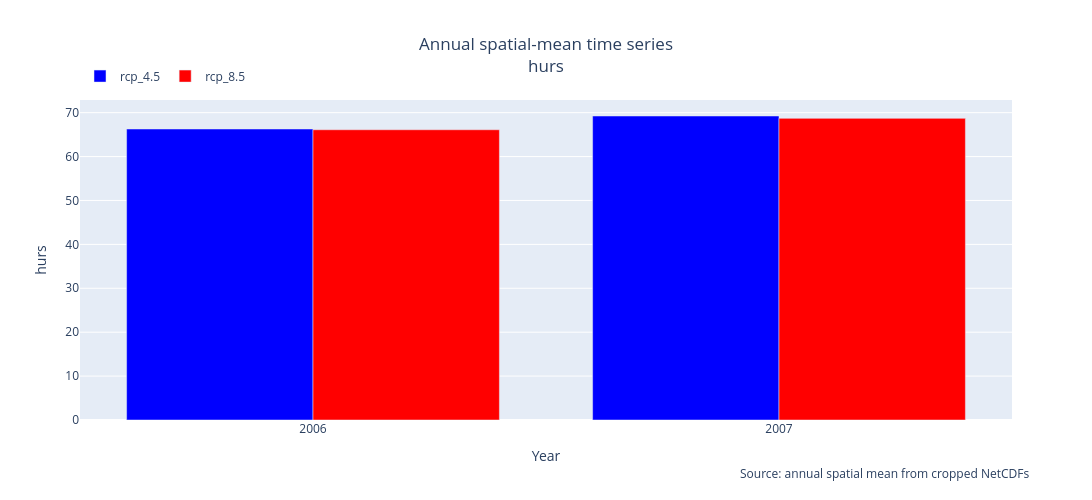
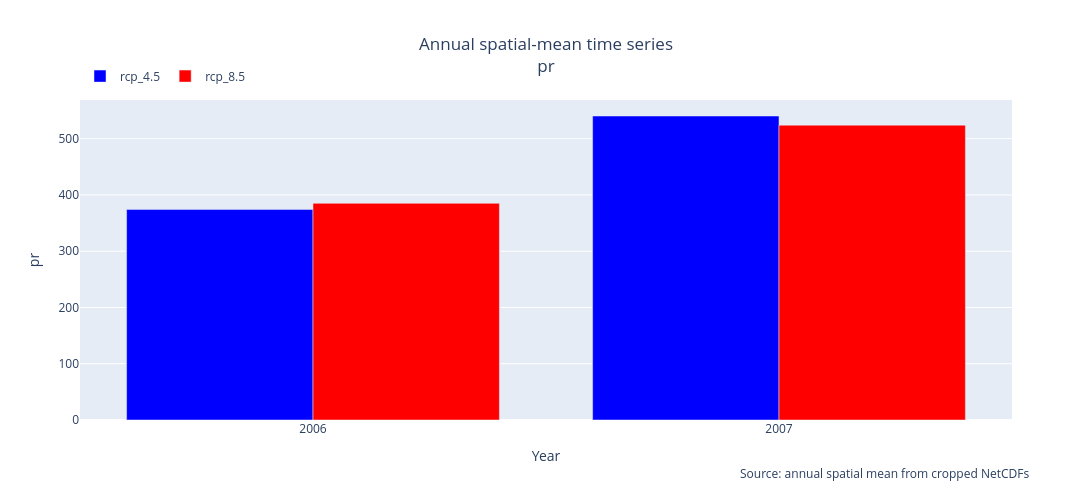
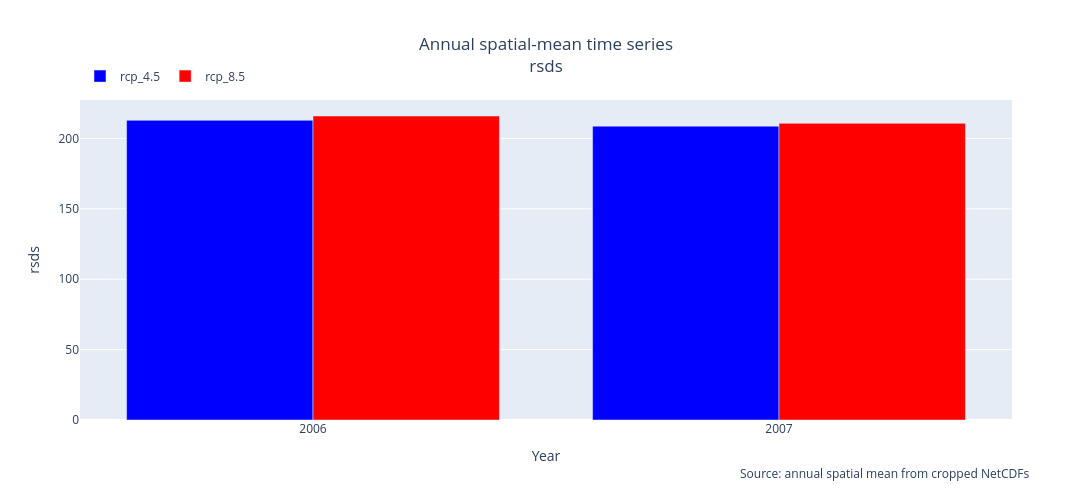
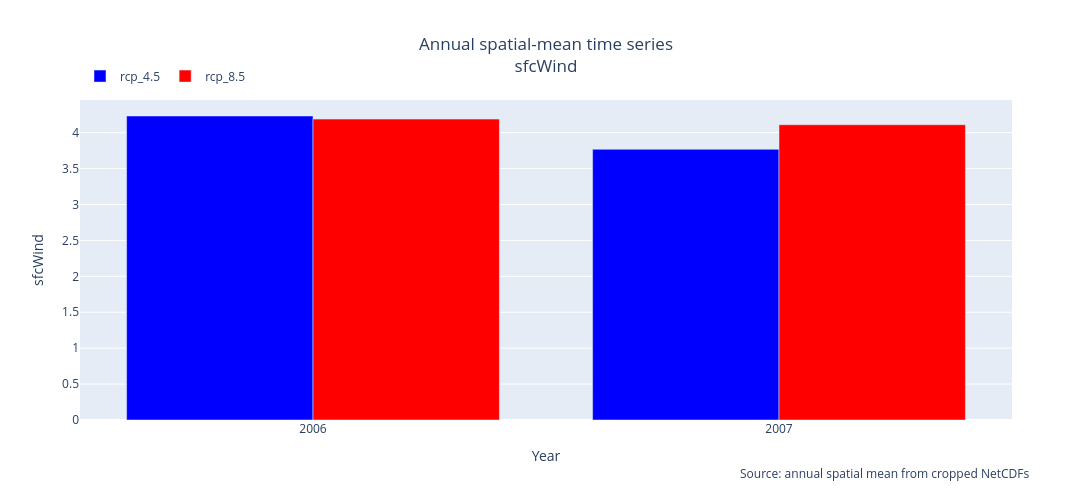

These figures' notebook cell, in order:
### Code cell
from pathlib import Path
import pandas as pd
import numpy as np
import plotly.graph_objects as go
from IPython.display import display

# =========================================
# Input / Output paths
# =========================================

ROOT_DIR = Path("output_final_merged")

IN_CSV_PATHS = {
    scenario: ROOT_DIR / scenario / "annual_timeseries_spatial_mean.csv"
    for scenario in SELECTED_SCENARIOS
}

if not IN_CSV_PATHS:
    raise ValueError("No scenarios selected. Check SELECTED_SCENARIOS.")

for scenario, csv_path in IN_CSV_PATHS.items():
    if not csv_path.exists():
        raise FileNotFoundError(
            f"CSV not found: {csv_path}. "
            f"Generate the annual timeseries CSV for {scenario} first."
        )

OUT_DIR = ROOT_DIR / "timeseries_plots_selected_scenarios_bars"
OUT_DIR.mkdir(parents=True, exist_ok=True)

# =========================================
# Read and validate selected scenarios
# =========================================

dfs = {
    scenario: pd.read_csv(csv_path)
    for scenario, csv_path in IN_CSV_PATHS.items()
}

for scenario, df in dfs.items():
    if "year" not in df.columns:
        raise ValueError(f"CSV for {scenario} must contain a 'year' column.")

    df["year"] = pd.to_numeric(df["year"], errors="raise")
    dfs[scenario] = df.sort_values("year").reset_index(drop=True)

# Variables shared by all selected scenarios
vars_sets = [
    set(df.columns) - {"year"}
    for df in dfs.values()
]
vars_cols = sorted(set.intersection(*vars_sets))

if not vars_cols:
    raise ValueError("No common variables found across the selected scenarios.")

print("Selected scenarios:", list(dfs.keys()))
for scenario, df in dfs.items():
    print(f"{scenario} years: {df['year'].min()} → {df['year'].max()} | count: {len(df)}")

print("Common variables:", vars_cols)

# =========================================
# Save combined TXT for selected scenarios
# =========================================

combined = None

for scenario, df in dfs.items():
    suffix = scenario.replace(".", "").replace("-", "_")
    df_scenario = df[["year"] + vars_cols].copy()
    df_scenario = df_scenario.rename(
        columns={
            "year": "Year",
            **{col: f"{col}_{suffix}" for col in vars_cols}
        }
    )

    combined = (
        df_scenario if combined is None
        else pd.merge(combined, df_scenario, on="Year", how="outer")
    )

combined = combined.sort_values("Year").reset_index(drop=True)
out_all_txt = OUT_DIR / "all_variables_timeseries_selected_scenarios.txt"
combined.to_csv(out_all_txt, sep="\t", index=False)
print("Saved combined TXT:", out_all_txt)

# =========================================
# Plot each variable for selected scenarios
# =========================================

scenario_colours = {
    "rcp_4.5": "blue",
    "rcp_8.5": "red",
}

for col in vars_cols:
    fig = go.Figure()

    # Combine data by year for a clear comparison
    for scenario, df in dfs.items():
        y = df[col].to_numpy()
        nan_count = pd.isna(y).sum()
        print(f"{col} | {scenario} | missing values: {nan_count}")

        fig.add_trace(
            go.Bar(
                x=df["year"],
                y=y,
                name=scenario,
                marker_color=scenario_colours.get(scenario)
            )
        )

    fig.update_layout(
        title={
            "text": f"Annual spatial-mean time series<br>{col}",
            "x": 0.5,
            "xanchor": "center"
        },
        xaxis_title="Year",
        yaxis_title=col,
        legend=dict(orientation="h", x=0, y=1.12),
        barmode="group",
        width=1100,
        height=500,
    )

    fig.add_annotation(
        xref="paper",
        yref="paper",
        x=1.02,
        y=-0.2,
        showarrow=False,
        text="Source: annual spatial mean from cropped NetCDFs"
    )

    display(fig)

    safe = "".join(
        ch if ch.isalnum() or ch in ("_", "-", ".") else "_"
        for ch in col
    )

    # Save variable data for all selected scenarios
    variable_frames = []

    for scenario, df in dfs.items():
        suffix = scenario.replace(".", "").replace("-", "_")
        frame = df[["year", col]].rename(
            columns={
                "year": "Year",
                col: f"{col}_{suffix}"
            }
        )
        variable_frames.append(frame)

    df_single = variable_frames[0]
    for frame in variable_frames[1:]:
        df_single = pd.merge(df_single, frame, on="Year", how="outer")

    df_single = df_single.sort_values("Year").reset_index(drop=True)
    out_txt = OUT_DIR / f"{safe}_selected_scenarios.txt"
    df_single.to_csv(out_txt, sep="\t", index=False)

    out_png = OUT_DIR / f"{safe}_selected_scenarios.png"
    try:
        fig.write_image(str(out_png), scale=2)
        print("Saved:", out_png.name, "|", out_txt.name)
    except (ValueError, ImportError) as exc:
        print(f"PNG export failed ({exc}). TXT saved: {out_txt.name}")

print("\nDone.")
print("Outputs saved in:", OUT_DIR)

### Figure 1 — Plotly figure (JSON) as saved in the notebook; plotly's stock layout.template omitted (floating-point values rounded to 4 significant figures)
{"data": [{"marker": {"color": "blue"}, "name": "rcp_4.5", "type": "bar", "x": [2006, 2007], "y": [66.28, 69.24]}, {"marker": {"color": "red"}, "name": "rcp_8.5", "type": "bar", "x": [2006, 2007], "y": [66.11, 68.7]}], "layout": {"annotations": [{"showarrow": false, "text": "Source: annual spatial mean from cropped NetCDFs", "x": 1.02, "xref": "paper", "y": -0.2, "yref": "paper"}], "barmode": "group", "height": 500, "legend": {"orientation": "h", "x": 0, "y": 1.12}, "title": {"text": "Annual spatial-mean time series<br>hurs", "x": 0.5, "xanchor": "center"}, "width": 1100, "xaxis": {"title": {"text": "Year"}}, "yaxis": {"title": {"text": "hurs"}}}}

### Figure 2 — Plotly figure (JSON) as saved in the notebook; plotly's stock layout.template omitted (floating-point values rounded to 4 significant figures)
{"data": [{"marker": {"color": "blue"}, "name": "rcp_4.5", "type": "bar", "x": [2006, 2007], "y": [374.3, 540.3]}, {"marker": {"color": "red"}, "name": "rcp_8.5", "type": "bar", "x": [2006, 2007], "y": [385.1, 524.0]}], "layout": {"annotations": [{"showarrow": false, "text": "Source: annual spatial mean from cropped NetCDFs", "x": 1.02, "xref": "paper", "y": -0.2, "yref": "paper"}], "barmode": "group", "height": 500, "legend": {"orientation": "h", "x": 0, "y": 1.12}, "title": {"text": "Annual spatial-mean time series<br>pr", "x": 0.5, "xanchor": "center"}, "width": 1100, "xaxis": {"title": {"text": "Year"}}, "yaxis": {"title": {"text": "pr"}}}}

### Figure 3 — Plotly figure (JSON) as saved in the notebook; plotly's stock layout.template omitted (floating-point values rounded to 4 significant figures)
{"data": [{"marker": {"color": "blue"}, "name": "rcp_4.5", "type": "bar", "x": [2006, 2007], "y": [212.9, 208.7]}, {"marker": {"color": "red"}, "name": "rcp_8.5", "type": "bar", "x": [2006, 2007], "y": [216.0, 210.7]}], "layout": {"annotations": [{"showarrow": false, "text": "Source: annual spatial mean from cropped NetCDFs", "x": 1.02, "xref": "paper", "y": -0.2, "yref": "paper"}], "barmode": "group", "height": 500, "legend": {"orientation": "h", "x": 0, "y": 1.12}, "title": {"text": "Annual spatial-mean time series<br>rsds", "x": 0.5, "xanchor": "center"}, "width": 1100, "xaxis": {"title": {"text": "Year"}}, "yaxis": {"title": {"text": "rsds"}}}}

### Figure 4 — Plotly figure (JSON) as saved in the notebook; plotly's stock layout.template omitted (floating-point values rounded to 4 significant figures)
{"data": [{"marker": {"color": "blue"}, "name": "rcp_4.5", "type": "bar", "x": [2006, 2007], "y": [4.232, 3.768]}, {"marker": {"color": "red"}, "name": "rcp_8.5", "type": "bar", "x": [2006, 2007], "y": [4.189, 4.111]}], "layout": {"annotations": [{"showarrow": false, "text": "Source: annual spatial mean from cropped NetCDFs", "x": 1.02, "xref": "paper", "y": -0.2, "yref": "paper"}], "barmode": "group", "height": 500, "legend": {"orientation": "h", "x": 0, "y": 1.12}, "title": {"text": "Annual spatial-mean time series<br>sfcWind", "x": 0.5, "xanchor": "center"}, "width": 1100, "xaxis": {"title": {"text": "Year"}}, "yaxis": {"title": {"text": "sfcWind"}}}}
